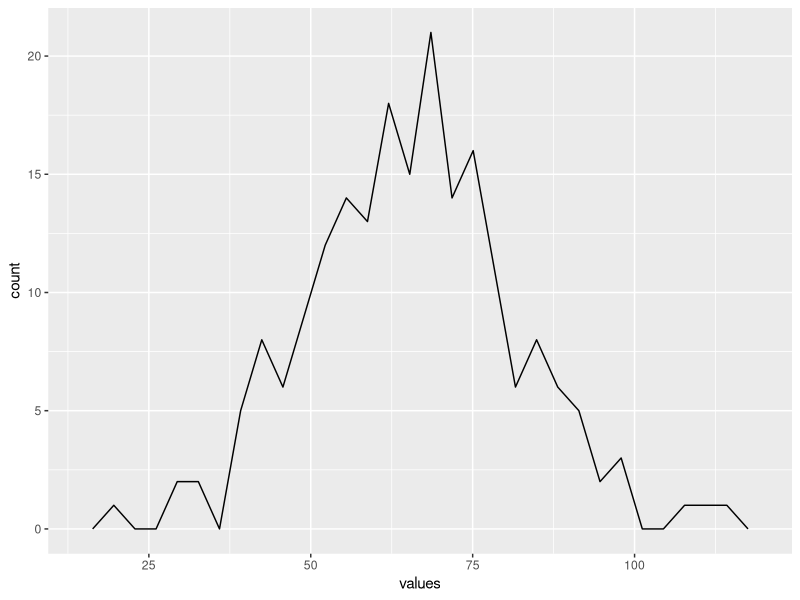
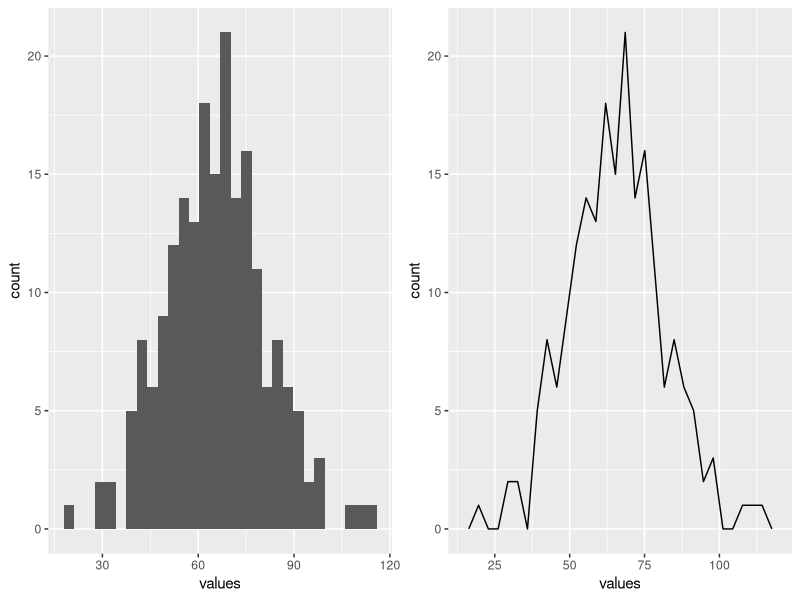
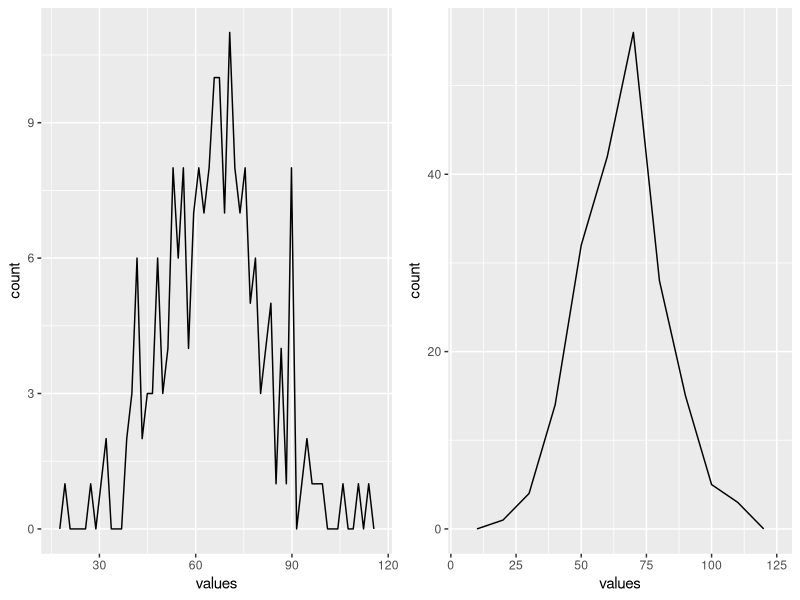
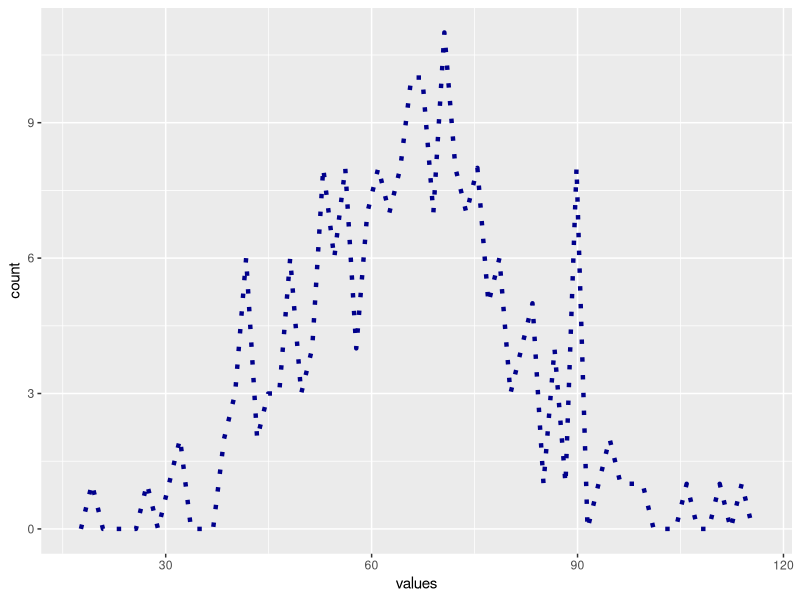

Here is the R script that generated these plots, in order:
## ---- chunk 1
knitr::opts_chunk$set(echo = TRUE, fig.align = "center")

# title: Creating a frequency polygon
# author: jonathan
# revised: 17/3/2020

WEB <- c("https://bioceed.uib.no/dropfolder/bioSTATS/Rmd/Visualizing/Simple/frequency-polygon.html")
GIT <- c("https://github.com/jonathansoule/biostats/blob/master/Visualizing/Simple/frequency-polygon.Rmd")
library(ggplot2)
library(gridExtra)
## ---- chunk 2
# ID
ID <- 1:200
# sample data
values <- rnorm(200, mean = 65, sd = 15)
# dataframe
df <- data.frame(ID, values)
## ---- chunk 3
ggplot(df, aes(values)) +
  geom_freqpoly()
## ---- chunk 4
grid.arrange(
  ggplot(df, aes(values)) + # histogram
    geom_histogram(bins = 30),
  ggplot(df, aes(values)) + # frequency polygon
    geom_freqpoly(bins = 30),
  ncol = 2
)
## ---- chunk 5
grid.arrange(
  ggplot(df, aes(values)) +
    geom_freqpoly(bins = 60), # left plot, changing bins
  ggplot(df, aes(values)) +
    geom_freqpoly(binwidth = 10), # right plot, changing binwidth
  ncol = 2
)
## ---- chunk 6
ggplot(df, aes(values)) +
  geom_freqpoly(bins = 60, size = 1.5, color = "darkblue", linetype = "dotted")
